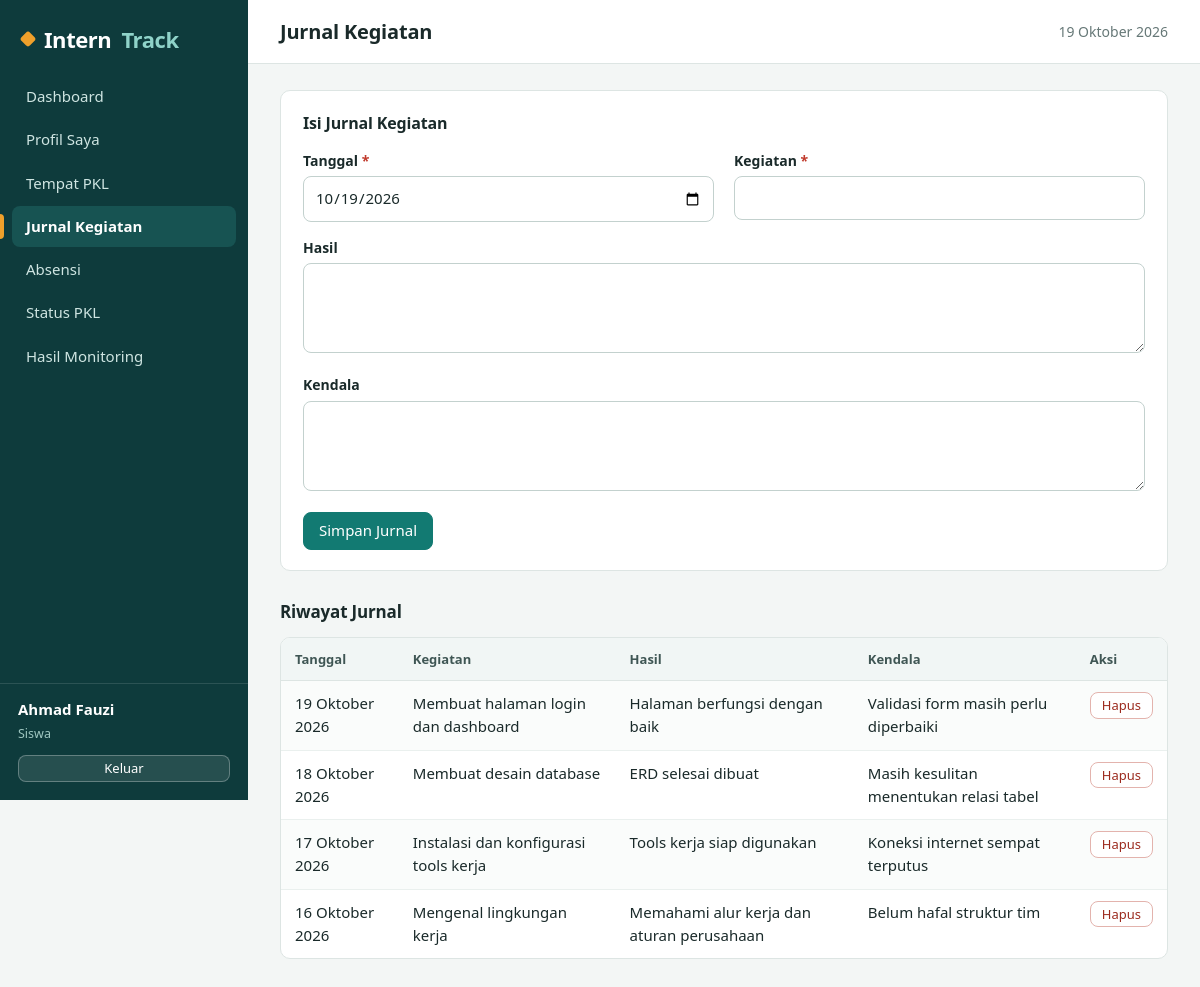
/siswa/jurnal.php (signed in), run on the app's committed database.
### tables this page shows
CREATE TABLE siswa (
  id_siswa INT AUTO_INCREMENT PRIMARY KEY,
  id_user  INT NOT NULL UNIQUE,
  nis      VARCHAR(20)  NOT NULL UNIQUE,
  nama     VARCHAR(100) NOT NULL,
  kelas    VARCHAR(20),
  jurusan  VARCHAR(60),
  no_hp    VARCHAR(20),
  alamat   VARCHAR(255),
  CONSTRAINT fk_siswa_user FOREIGN KEY (id_user) REFERENCES users(id_user) ON DELETE CASCADE
);

CREATE TABLE jurnal (
  id_jurnal     INT AUTO_INCREMENT PRIMARY KEY,
  id_penempatan INT NOT NULL,
  tanggal       DATE NOT NULL,
  kegiatan      TEXT NOT NULL,
  hasil         TEXT,
  kendala       TEXT,
  created_at    TIMESTAMP DEFAULT CURRENT_TIMESTAMP,
  CONSTRAINT fk_jurnal_pen FOREIGN KEY (id_penempatan) REFERENCES penempatan(id_penempatan) ON DELETE CASCADE
);

### config/database.php (called while the page is built, shortened)
<?php
function db(): PDO
{
    static $pdo = null;
    if ($pdo === null) {
        try {
            $pdo = new PDO(
                'mysql:host=' . DB_HOST . ';dbname=' . DB_NAME . ';charset=utf8mb4',
                DB_USER,
                DB_PASS,
                [
                    PDO::ATTR_ERRMODE            => PDO::ERRMODE_EXCEPTION,
                    PDO::ATTR_DEFAULT_FETCH_MODE => PDO::FETCH_ASSOC,
                ]
            );
        } catch (PDOException $ex) {
            http_response_code(500);
            exit('Koneksi database gagal. Pastikan database "interntrack" sudah diimpor dan config/database.php benar.');
        }
    }
    return $pdo;
}

### siswa/jurnal.php (the view, shortened to what this page needs)
<?php
require_once __DIR__ . '/../config/app.php';
$pdo = db();
$p = penempatan_saya();
$in = ['tanggal' => date('Y-m-d'), 'kegiatan' => '', 'hasil' => '', 'kendala' => ''];
$judul = 'Jurnal Kegiatan';
include __DIR__ . '/../includes/header.php';
$st = $pdo->prepare('SELECT * FROM jurnal WHERE id_penempatan = ? ORDER BY tanggal DESC, id_jurnal DESC');
$st->execute([$p['id_penempatan']]);
$rows = $st->fetchAll();
?>
<div class="card"><h3>Isi Jurnal Kegiatan</h3>
<form method="post" data-validate novalidate>
    <div class="form-grid">
        <?= field('Tanggal', 'tanggal', $in['tanggal'], 'date', true) ?>
        <?= field('Kegiatan', 'kegiatan', $in['kegiatan'], 'text', true) ?>
    </div>
    <?= field('Hasil', 'hasil', $in['hasil'], 'textarea') ?>
    <?= field('Kendala', 'kendala', $in['kendala'], 'textarea') ?>
    <button class="btn btn-primary" type="submit">Simpan Jurnal</button>
</form></div>
<h3>Riwayat Jurnal</h3>
<div class="table-wrap"><table class="tbl">
    <tr><th>Tanggal</th><th>Kegiatan</th><th>Hasil</th><th>Kendala</th><th>Aksi</th></tr>
    <?php foreach ($rows as $r): ?>
    <tr><td><?= tgl_id($r['tanggal']) ?></td><td><?= e($r['kegiatan']) ?></td><td><?= e($r['hasil']) ?></td><td><?= e($r['kendala']) ?></td>
        <td><form class="inline" method="post" action="<?= url('siswa/jurnal.php?aksi=hapus&id=' . $r['id_jurnal']) ?>" data-confirm="Hapus jurnal ini?">
            <?= csrf_field() ?><button class="btn btn-sm btn-danger" type="submit">Hapus</button></form></td></tr>
    <?php endforeach; if (!$rows): ?><tr><td colspan="5" class="empty">Belum ada jurnal.</td></tr><?php endif; ?>
</table></div>
<?php include __DIR__ . '/../includes/footer.php'; ?>

### includes/header.php (shortened to what this page needs)
<?php
$u    = user();
$role = $u['role'] ?? '';
if ($role === 'admin') {
    $menu = [
        ['Dashboard', 'admin/dashboard.php'],
        ['Data Siswa', 'admin/siswa.php'],
        ['Data Perusahaan', 'admin/perusahaan.php'],
        ['Data Pembimbing', 'admin/pembimbing.php'],
        ['Penempatan PKL', 'admin/penempatan.php'],
        ['Aktivitas Siswa', 'admin/jurnal.php'],
        ['Kehadiran', 'admin/absensi.php'],
        ['Monitoring', 'admin/monitoring.php'],
        ['Laporan'],
        ['Laporan Data Siswa', 'laporan/siswa.php'],
        ['Laporan Kehadiran', 'laporan/kehadiran.php'],
        ['Laporan Monitoring', 'laporan/monitoring.php'],
    ];
} else {
    $menu = [
        ['Dashboard', 'siswa/dashboard.php'],
        ['Profil Saya', 'siswa/profil.php'],
        ['Tempat PKL', 'siswa/tempat_pkl.php'],
        ['Jurnal Kegiatan', 'siswa/jurnal.php'],
        ['Absensi', 'siswa/absensi.php'],
        ['Status PKL', 'siswa/status.php'],
        ['Hasil Monitoring', 'siswa/monitoring.php'],
    ];
}
$self = str_replace('\\', '/', $_SERVER['SCRIPT_NAME']);
?><!DOCTYPE html>
<html lang="id">
<head>
<link rel="stylesheet" href="<?= url('assets/css/style.css') ?>">
</head>
<body>
<aside class="side">
    <div class="brand">Intern<span>Track</span></div>
    <nav>
    <?php foreach ($menu as $m): ?>
        <?php if (count($m) === 1): ?>
            <div class="nav-h"><?= e($m[0]) ?></div>
        <?php else: $on = substr($self, -strlen('/' . $m[1])) === '/' . $m[1]; ?>
            <a class="<?= $on ? 'on' : '' ?>" href="<?= url($m[1]) ?>"><?= e($m[0]) ?></a>
        <?php endif; ?>
    <?php endforeach; ?>
    </nav>
    <div class="side-foot">
        <b><?= e($u['nama'] ?? '') ?></b>
        <small><?= $role === 'admin' ? 'Admin / Pembimbing' : 'Siswa' ?></small>
        <a class="btn btn-sm btn-light" href="<?= url('auth/logout.php') ?>">Keluar</a>
    </div>
</aside>
<main>
    <header class="top"><h1><?= e($judul ?? '') ?></h1><span class="tgl"><?= tgl_id(date('Y-m-d')) ?></span></header>
    <section class="content">

### assets/css/style.css (style rules this page uses)
:root { --ink:#0E3B3C; --ink-2:#175352; --teal:#127A72; --teal-d:#0C5D57; --teal-l:#E3F1EE; --amber:#EFA02B; --amber-l:#FDF1DC; --bg:#F3F6F5; --card:#fff; --line:#DDE5E3; --tx:#1A2A2A; --mut:#667877; --ok:#14633A; --ok-l:#E1F4E8; --info:#1D5A87; --info-l:#E0EEF8; --warn:#8A5A00; --warn-l:#FDF0D5; --bad:#9C2B1F; --bad-l:#FBE4E1; --muted-l:#ECEFEE; --r:10px; --font:"Segoe UI Variable Text","Segoe UI",system-ui,-apple-system,"Helvetica Neue",Arial,sans-serif; }
* { box-sizing:border-box }
html { -webkit-text-size-adjust:100% }
body { margin:0;font:15px/1.55 var(--font);color:var(--tx);background:var(--bg);display:flex;min-height:100vh }
h1,h2,h3 { letter-spacing:-.01em }
a { color:var(--teal-d) }
.side { width:248px;background:var(--ink);color:#fff;display:flex;flex-direction:column;position:sticky;top:0;height:100vh;flex-shrink:0 }
.brand { font-size:22px;font-weight:700;padding:22px 22px 16px;letter-spacing:-.02em;display:flex;align-items:center;gap:10px }
.brand::before { content:"";width:12px;height:12px;border-radius:3px;background:var(--amber);transform:rotate(45deg);flex-shrink:0 }
.brand span { color:#8fd3c9 }
.side nav { flex:1;overflow:auto;padding:4px 12px }
.side nav a { display:block;color:#cfe5e2;text-decoration:none;padding:9px 14px;border-radius:8px;margin-bottom:2px;position:relative;transition:background .15s,color .15s }
.side nav a.on { background:var(--ink-2);color:#fff;font-weight:600 }
.side nav a.on::before { content:"";position:absolute;left:-12px;top:8px;bottom:8px;width:4px;border-radius:0 4px 4px 0;background:var(--amber) }
.side-foot { padding:14px 18px 18px;border-top:1px solid rgba(255,255,255,.12);display:flex;flex-direction:column;gap:2px }
.side-foot b { font-weight:600 }
.side-foot small { color:#9fc7c1;margin-bottom:10px }
main { flex:1;min-width:0 }
.top { background:#fff;border-bottom:1px solid var(--line);padding:16px 32px;display:flex;align-items:center;justify-content:space-between;gap:16px;position:sticky;top:0;z-index:5 }
.top h1 { margin:0;font-size:20px;font-weight:650 }
.top .tgl { color:var(--mut);font-size:14px }
.content { padding:26px 32px 40px;max-width:1280px }
.content>h3 { margin:28px 0 12px;font-size:17px }
.card { background:var(--card);border:1px solid var(--line);border-radius:var(--r);padding:20px 22px;margin-bottom:22px }
.card h3 { margin:0 0 14px;font-size:16px;font-weight:650 }
.btn { display:inline-flex;align-items:center;justify-content:center;gap:6px;border:1px solid #c9d6d3;background:#fff;color:var(--tx);padding:8px 15px;border-radius:8px;cursor:pointer;font:inherit;font-weight:500;text-decoration:none;line-height:1.3;transition:background .15s,border-color .15s }
.btn-primary { background:var(--teal);border-color:var(--teal);color:#fff }
.btn-danger { background:#fff;border-color:#e3b3ad;color:var(--bad) }
.btn-light { background:rgba(255,255,255,.1);border-color:rgba(255,255,255,.28);color:#fff }
.btn-sm { padding:4px 11px;font-size:13px }
.inline { display:inline }
.form-grid { display:grid;grid-template-columns:repeat(auto-fit,minmax(250px,1fr));gap:0 20px }
.table-wrap { overflow-x:auto;border:1px solid var(--line);border-radius:var(--r);background:#fff;margin-bottom:18px }
table.tbl { width:100%;border-collapse:collapse }
.tbl th,.tbl td { padding:11px 14px;border-bottom:1px solid #eaf0ee;text-align:left;vertical-align:top }
.tbl tr:last-child td { border-bottom:0 }
.tbl th { background:#f1f6f5;font-size:13px;font-weight:650;color:#3f5654;white-space:nowrap;border-bottom:1px solid var(--line);position:sticky;top:0 }
.tbl tbody tr:nth-child(even) td,.tbl tr:nth-child(even) td { background:#fafcfb }

### data on the page
siswa: nama "Ahmad Fauzi"
jurnal: tanggal "19 Oktober 2026", kegiatan "Membuat halaman login dan dashboard", hasil "Halaman berfungsi dengan baik", kendala "Validasi form masih perlu diperbaiki"
jurnal: tanggal "18 Oktober 2026", kegiatan "Membuat desain database", hasil "ERD selesai dibuat", kendala "Masih kesulitan menentukan relasi tabel"
jurnal: tanggal "17 Oktober 2026", kegiatan "Instalasi dan konfigurasi tools kerja", hasil "Tools kerja siap digunakan", kendala "Koneksi internet sempat terputus"
jurnal: tanggal "16 Oktober 2026", kegiatan "Mengenal lingkungan kerja", hasil "Memahami alur kerja dan aturan perusahaan", kendala "Belum hafal struktur tim"

### other printed values
$m[0] "Dashboard"
$m[0] "Profil Saya"
$m[0] "Tempat PKL"
$m[0] "Jurnal Kegiatan"
$m[0] "Absensi"
$m[0] "Status PKL"
$m[0] "Hasil Monitoring"
$judul "Jurnal Kegiatan"
$label "Tanggal Kegiatan Hasil Kendala"
